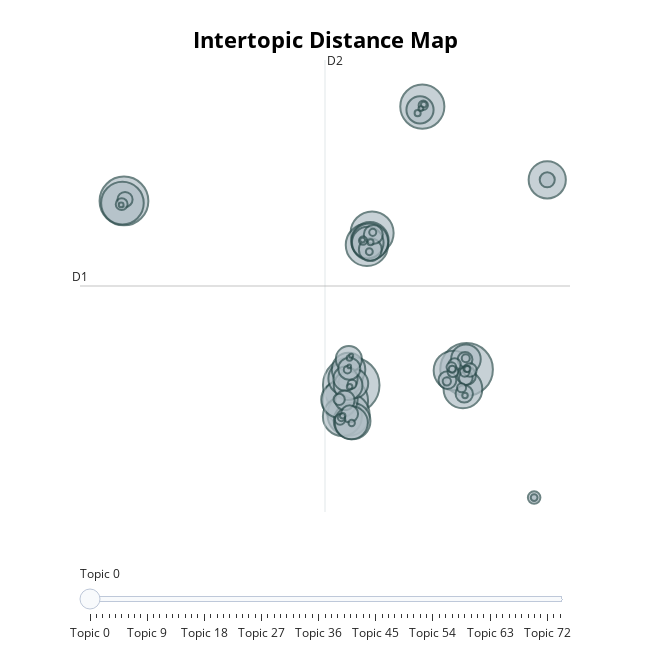

Source (notebook cell):
### Code cell
import pandas as pd

# 1) (optional) ensure Gemini reps are up-to-date
# topic_model_kmeans.update_topics(docs=full_text_list, representation_model="Gemini")

# 2) Build {topic_id: "Gemini label"} mapping
info = topic_model_kmeans.get_topic_info()

def pick_label(cell):
    if isinstance(cell, list) and len(cell):
        return str(cell[0])             # Gemini often returns ["label"]
    if pd.isna(cell):
        return None
    return str(cell)

labels = {}
for _, r in info.iterrows():
    tid = int(r["Topic"])
    if tid == -1:
        continue
    gem = pick_label(r.get("Gemini", None))
    fallback = pick_label(r.get("Name", None)) or f"Topic {tid}"
    labels[tid] = gem or fallback
labels[-1] = "Outliers"  # optional

# 3) Apply labels and visualize (works across versions)
try:
    topic_model_kmeans.set_topic_labels(labels)          # newer BERTopic
    fig = topic_model_kmeans.visualize_topics(custom_labels=True)
except AttributeError:
    fig = topic_model_kmeans.visualize_topics(custom_labels=labels)  # older BERTopic

fig
